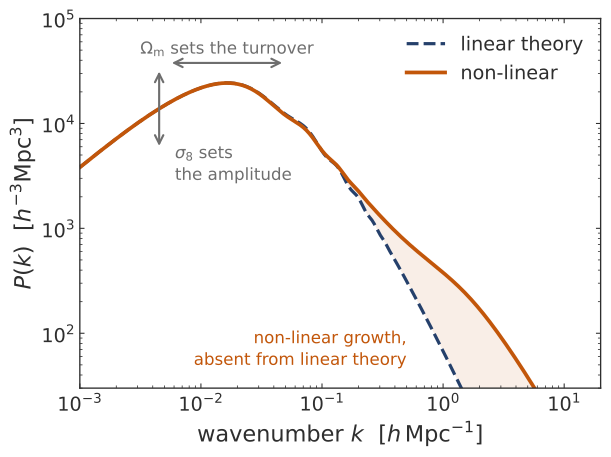

Write Python code to recreate this figure.
#!/usr/bin/env python3
# ENV: shared
"""
The matter power spectrum, and what the two parameters do to it.

Linear theory against the non-linear spectrum at z = 0, with the two quantities
weak lensing measures marked on the curve: sigma_8, which sets the amplitude,
and Omega_m, which sets where the spectrum turns over. The gap between the two
curves at small scales is the part a two-point analysis cannot describe from
linear theory alone, and the reason the forward model of Chapter 6 runs a
particle-mesh solver.

Computed with CAMB (halofit for the non-linear spectrum) and cached in .cache/.

Output (this directory): pk_lin_nl.svg
"""

import sys
from pathlib import Path

import numpy as np

HERE = Path(__file__).resolve().parent
sys.path.insert(0, str(HERE.parents[2]))
from _common import GREY, INK, KW, skip_if_built, slide_style

OUT = "pk_lin_nl.svg"
CACHE = HERE / ".cache"
skip_if_built(HERE, OUT)


def spectra():
    npz = CACHE / "camb_pk.npz"
    if npz.exists():
        d = np.load(npz)
        return d["k"], d["lin"], d["nl"]
    import camb

    out = {}
    for tag, nonlinear in (("lin", False), ("nl", True)):
        pars = camb.set_params(H0=67.36, ombh2=0.02237, omch2=0.1200,
                               ns=0.9649, As=2.1e-9, tau=0.0544)
        pars.set_matter_power(redshifts=[0.0], kmax=30.0)
        pars.NonLinear = (camb.model.NonLinear_both if nonlinear
                          else camb.model.NonLinear_none)
        res = camb.get_results(pars)
        k, _, pk = res.get_matter_power_spectrum(minkh=1e-3, maxkh=20.0,
                                                 npoints=500)
        out["k"], out[tag] = k, pk[0]
    CACHE.mkdir(exist_ok=True)
    np.savez(npz, **out)
    return out["k"], out["lin"], out["nl"]


k, lin, nl = spectra()

slide_style(scale=1.2)
import matplotlib.pyplot as plt

fig, ax = plt.subplots(figsize=(7.0, 5.0))

ax.fill_between(k, lin, nl, where=nl > lin, color=KW, alpha=0.10, lw=0)
ax.loglog(k, lin, color="#25406B", lw=2.4, ls="--", label="linear theory")
ax.loglog(k, nl, color=KW, lw=2.8, label="non-linear")

# sigma_8 moves the whole curve up and down.
i = np.argmin(np.abs(k - 0.0045))
ax.annotate("", xy=(k[i], lin[i] * 2.4), xytext=(k[i], lin[i] / 2.4),
            arrowprops=dict(arrowstyle="<->", color=GREY, lw=1.6))
ax.text(k[i] * 1.35, lin[i] / 3.4, r"$\sigma_8$ sets" "\n" "the amplitude",
        color=GREY, fontsize=12.5, va="center", linespacing=1.3)

# Omega_m moves the turnover left and right.
j = np.argmax(lin)
ax.annotate("", xy=(k[j] * 3.0, lin[j] * 1.55), xytext=(k[j] / 3.0, lin[j] * 1.55),
            arrowprops=dict(arrowstyle="<->", color=GREY, lw=1.6))
ax.text(k[j], lin[j] * 1.9, r"$\Omega_\mathrm{m}$ sets the turnover",
        color=GREY, fontsize=12.5, ha="center")

ax.text(0.5, 50, "non-linear growth,\nabsent from linear theory",
        color=KW, fontsize=12.5, ha="right", linespacing=1.3)

ax.set_xlabel(r"wavenumber $k\ \ [h\,\mathrm{Mpc}^{-1}]$")
ax.set_ylabel(r"$P(k)\ \ [h^{-3}\mathrm{Mpc}^{3}]$")
ax.set_xlim(1e-3, 20)
ax.set_ylim(3e1, 1e5)
ax.legend(loc="upper right", labelcolor=INK)

fig.savefig(HERE / OUT, transparent=True)
print(f"wrote {OUT}")
